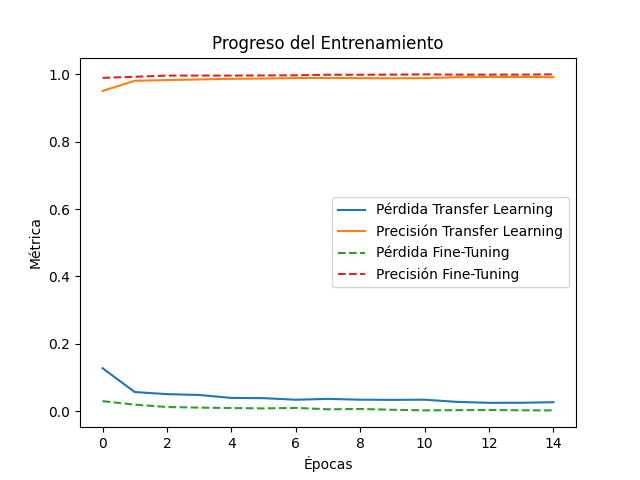

Write the Python code that produced this figure.
import os
from tensorflow.keras.preprocessing.image import ImageDataGenerator
from tensorflow.keras.applications import VGG16
from tensorflow.keras.models import Model
from tensorflow.keras.layers import Dense, Dropout, Flatten
from tensorflow.keras.callbacks import EarlyStopping, ReduceLROnPlateau
from tensorflow.keras.optimizers import Adam
import matplotlib.pyplot as plt

# Limpiar cualquier sesión previa
from tensorflow.keras import backend as K
K.clear_session()

# Rutas de datos
directorio_actual = os.path.dirname(os.path.abspath(__file__))
directorio_padre = os.path.abspath(os.path.join(directorio_actual, os.pardir))
data_validacion = os.path.join(directorio_padre, 'data', 'validacion')
data_entrenamiento = os.path.join(directorio_padre, 'data', 'entrenamiento')

# Determinar el número de clases
def contar_carpetas(ruta):
    try:
        carpetas = [nombre for nombre in os.listdir(ruta) if os.path.isdir(os.path.join(ruta, nombre))]
        return len(carpetas)
    except FileNotFoundError:
        print(f"La ruta {ruta} no existe.")
        return 0

clases = contar_carpetas(data_validacion)

# Hiperparámetros
altura, longitud = 100, 100
batch_size = 32
epocas_transfer = 15  # Épocas de transfer learning
epocas_finetuning = 15  # Épocas de fine-tuning

# Generadores de imágenes con aumento de datos
entrenamiento_datagen = ImageDataGenerator(
    rescale=1. / 255,
    shear_range=0.3,
    zoom_range=0.3,
    horizontal_flip=True,
    rotation_range=40,
    width_shift_range=0.2,
    height_shift_range=0.2,
    brightness_range=[0.8, 1.2]
)

validacion_datagen = ImageDataGenerator(rescale=1. / 255)

imagen_entrenamiento = entrenamiento_datagen.flow_from_directory(
    data_entrenamiento,
    target_size=(altura, longitud),
    batch_size=batch_size,
    class_mode='categorical'
)
imagen_validacion = validacion_datagen.flow_from_directory(
    data_validacion,
    target_size=(altura, longitud),
    batch_size=batch_size,
    class_mode='categorical'
)

# Cargar modelo base preentrenado (VGG16)
base_model = VGG16(weights='imagenet', include_top=False, input_shape=(altura, longitud, 3))

# Congelar capas del modelo base (para transfer learning)
for layer in base_model.layers:
    layer.trainable = False

# Añadir nuevas capas (cabeza personalizada)
x = Flatten()(base_model.output)
x = Dense(256, activation='relu')(x)
x = Dropout(0.5)(x)
output = Dense(clases, activation='softmax')(x)  # Clases específicas de tu conjunto de datos
model = Model(inputs=base_model.input, outputs=output)

# Compilar el modelo para transfer learning
model.compile(optimizer=Adam(learning_rate=1e-4), 
              loss='categorical_crossentropy', 
              metrics=['accuracy'])

# Callbacks
early_stopping = EarlyStopping(monitor='val_loss', patience=10, restore_best_weights=True)
reduce_lr = ReduceLROnPlateau(monitor='val_loss', factor=0.2, patience=5, min_lr=1e-6)

# Transfer learning (cabezas personalizadas)
print("Iniciando Transfer Learning...")
history = model.fit(
    imagen_entrenamiento,
    validation_data=imagen_validacion,
    epochs=epocas_transfer,
    steps_per_epoch=len(imagen_entrenamiento),
    validation_steps=len(imagen_validacion),
    callbacks=[early_stopping, reduce_lr]
)

# Descongelar las últimas capas del modelo base para fine-tuning
for layer in base_model.layers[-6:]:  # Ajusta el número de capas descongeladas (6 capas finales)
    layer.trainable = True

# Recompilar el modelo con una tasa de aprendizaje más baja para fine-tuning
model.compile(optimizer=Adam(learning_rate=1e-5), 
              loss='categorical_crossentropy', 
              metrics=['accuracy'])

# Fine-tuning
print("Iniciando Fine-Tuning...")
history_finetune = model.fit(
    imagen_entrenamiento,
    validation_data=imagen_validacion,
    epochs=epocas_finetuning,
    steps_per_epoch=len(imagen_entrenamiento),
    validation_steps=len(imagen_validacion),
    callbacks=[early_stopping, reduce_lr]
)

# Guardar el modelo entrenado
modelo_guardado = os.path.join(directorio_padre, 'ModelosGeneradosH5', 'TEST-02 (15-15)','modelo_transfer_learning.h5')
model.save(modelo_guardado)
print(f"Modelo guardado en: {modelo_guardado}")

# Graficar los resultados
# Transfer Learning
plt.plot(history.history['loss'], label='Pérdida Transfer Learning')
plt.plot(history.history['accuracy'], label='Precisión Transfer Learning')

# Fine-Tuning
plt.plot(history_finetune.history['loss'], label='Pérdida Fine-Tuning', linestyle='--')
plt.plot(history_finetune.history['accuracy'], label='Precisión Fine-Tuning', linestyle='--')

plt.legend()
plt.xlabel('Épocas')
plt.ylabel('Métrica')
plt.title('Progreso del Entrenamiento')
plt.show()
